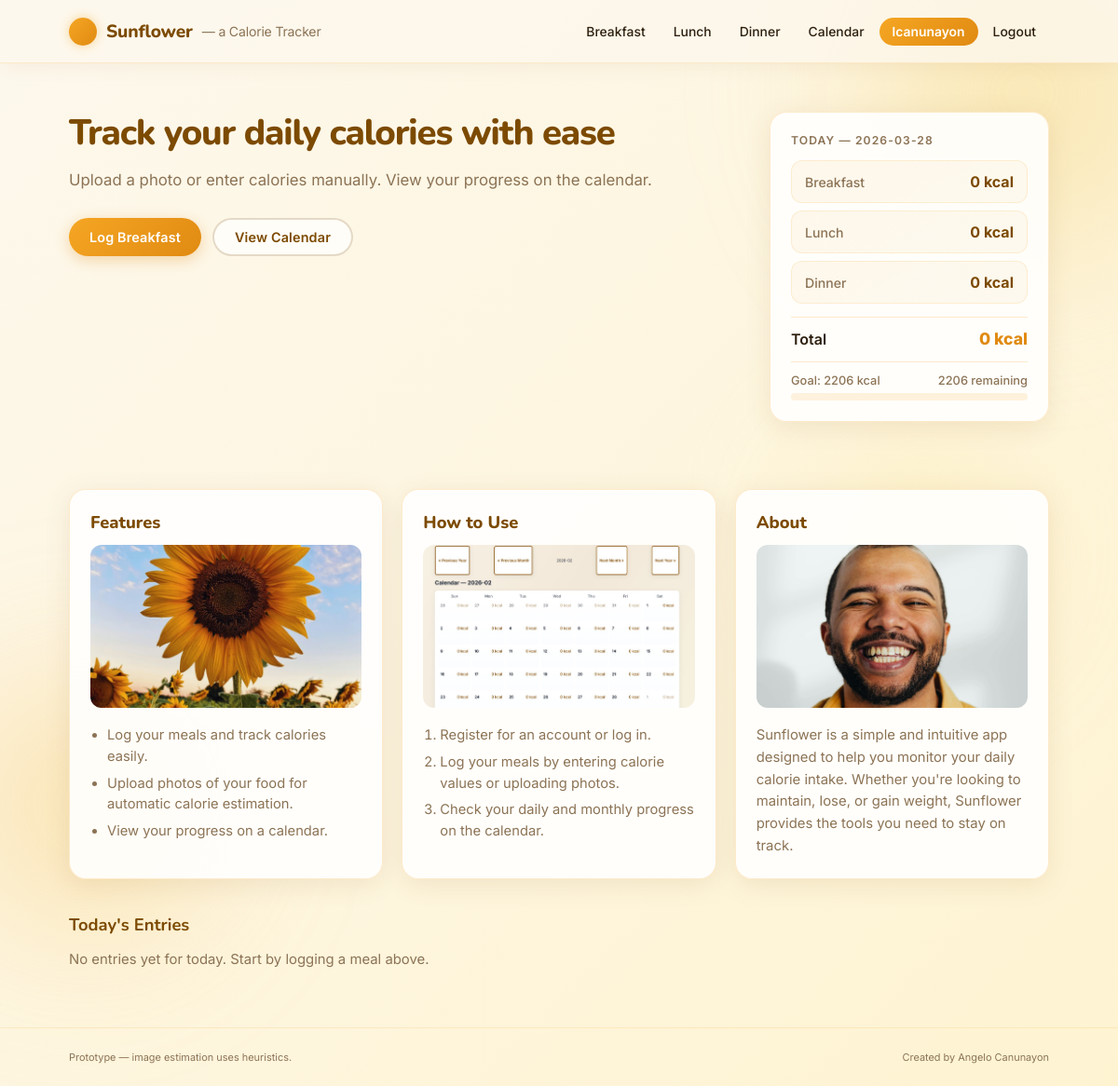
Page / (signed in) on the earlier database version.
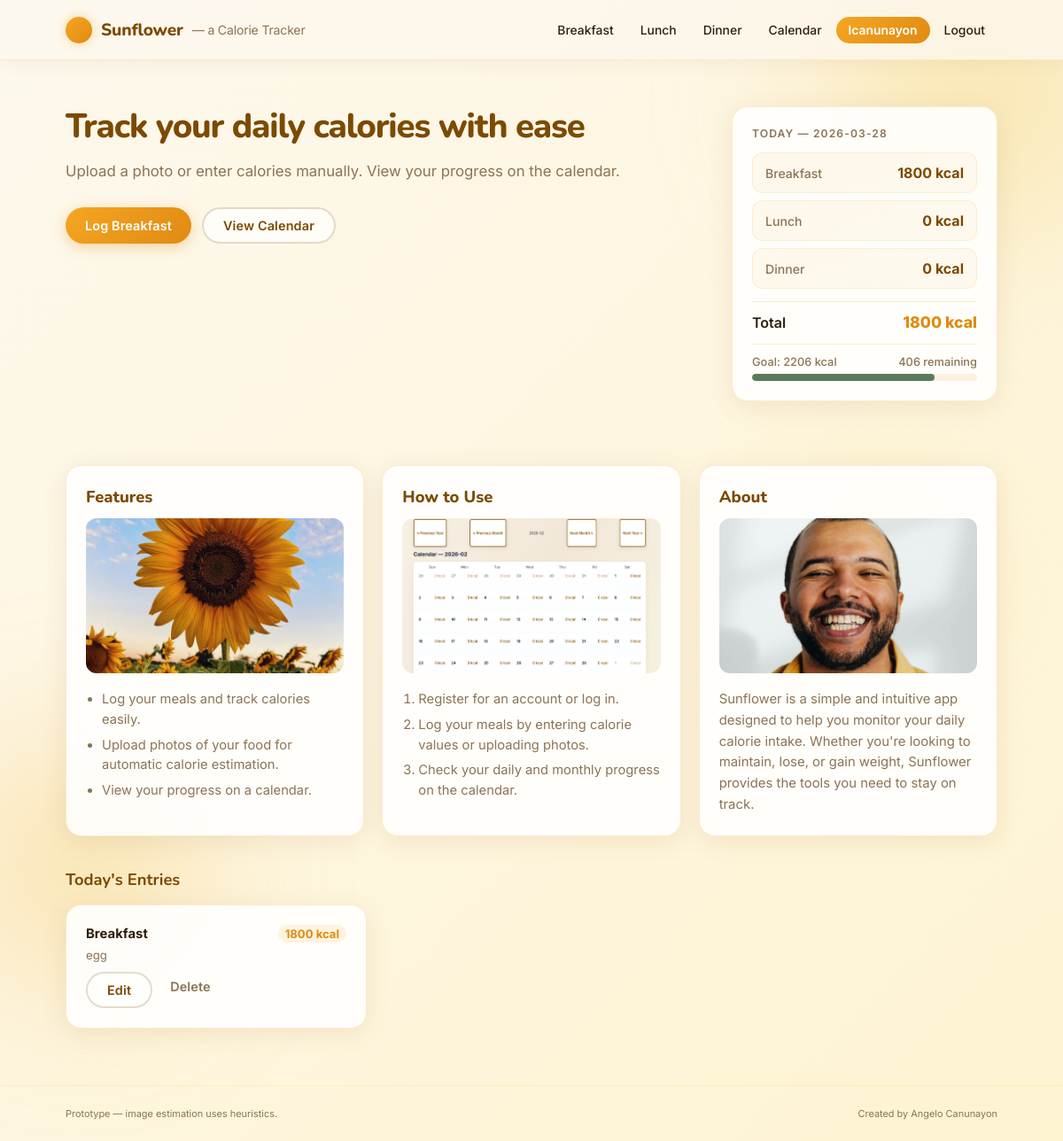
Same page on the later database version.
### models.py (models this page shows, shortened)
class User(UserMixin, db.Model):
    id = db.Column(db.Integer, primary_key=True)
    username = db.Column(db.String(80), unique=True, nullable=False)
    password_hash = db.Column(db.String(200), nullable=False)
    created_at = db.Column(db.DateTime, server_default=db.func.now())
    entries = db.relationship('Entry', backref='user', lazy=True)
    avatar_filename = db.Column(db.String(200))
    weight_kg      = db.Column(db.Float)
    height_cm      = db.Column(db.Float)
    age            = db.Column(db.Integer)
    sex            = db.Column(db.String(10))
    activity_level = db.Column(db.String(20))
    goal_type      = db.Column(db.String(20))   # 'lose' | 'maintain' | 'gain'
    calorie_goal   = db.Column(db.Integer)

class Entry(db.Model):
    id = db.Column(db.Integer, primary_key=True)
    date = db.Column(db.String(20), nullable=False)  # ISO date
    meal = db.Column(db.String(20), nullable=False)
    food_estimate = db.Column(db.String(200))
    calories = db.Column(db.Integer)
    notes = db.Column(db.Text)
    image_filename = db.Column(db.String(200))
    created_at = db.Column(db.DateTime, server_default=db.func.now())
    user_id = db.Column(db.Integer, db.ForeignKey('user.id'), nullable=True)

### app.py (the view)
@app.route('/')
@login_required
def index():
    from models import Entry
    today = datetime.date.today()
    entries = Entry.query.filter(Entry.date == today.isoformat(), Entry.user_id == current_user.id).all()
    totals = { 'breakfast': 0, 'lunch': 0, 'dinner': 0 }
    for e in entries:
        totals[e.meal] = totals.get(e.meal, 0) + (e.calories or 0)
    return render_template('index.html', date=today, totals=totals, entries=entries)

### app.py (called while the page is built)
@login_manager.user_loader
def load_user(user_id):
    from models import User
    try:
        return User.query.get(int(user_id))
    except Exception:
        return None

### templates/index.html (shortened to what this page needs)
{% extends 'base.html' %}
{% block content %}
  <section class="hero">
    <div class="hero-inner">
      <div class="hero-left">
        <h2 class="hero-title">Track your daily calories with ease</h2>
        <p class="hero-sub">Upload a photo or enter calories manually. View your progress on the calendar.</p>
        <div class="cta-row">
          <a class="btn btn-primary" href="/upload/breakfast">Log Breakfast</a>
          <a class="btn btn-outline" href="/calendar">View Calendar</a>
        </div>
      </div>
      <div class="hero-right card">
        <div class="day-summary">
          <div class="day-title">Today — {{ date.isoformat() }}</div>
          <div class="summary-grid">
            <div class="summary-item">
              <div class="label">Breakfast</div>
              <div class="value">{{ totals.breakfast }} kcal</div>
            </div>
            <div class="summary-item">
              <div class="label">Lunch</div>
              <div class="value">{{ totals.lunch }} kcal</div>
            </div>
            <div class="summary-item">
              <div class="label">Dinner</div>
              <div class="value">{{ totals.dinner }} kcal</div>
            </div>
          </div>
          <div class="summary-total">
            <span class="label">Total</span>
            <span class="value">{{ totals.breakfast + totals.lunch + totals.dinner }} kcal</span>
          </div>
          {% if current_user.calorie_goal %}
            {% set consumed = totals.breakfast + totals.lunch + totals.dinner %}
            {% set pct = [((consumed / current_user.calorie_goal) * 100)|int, 100]|min %}
            <div class="goal-progress-wrap">
              <div class="goal-progress-labels">
                <span class="muted" style="font-size:0.8rem;">Goal: {{ current_user.calorie_goal }} kcal</span>
                <span class="muted" style="font-size:0.8rem;">
                  {% if consumed > current_user.calorie_goal %}{{ consumed - current_user.calorie_goal }} over{% else %}{{ current_user.calorie_goal - consumed }} remaining{% endif %}
                </span>
              </div>
              <div class="goal-bar-wrap">
                <div class="goal-bar-fill" style="width:{{ pct }}%; background:{{ goal_bar_color(consumed, current_user.calorie_goal) }}"></div>
              </div>
            </div>
          {% endif %}
        </div>
      </div>
    </div>
  </section>
  <div class="info-sections">
    <div class="card info-card">
      <h2>Features</h2>
      <img src="/static/Assets/sunflower.avif" alt="Sunflower" class="info-image">
      <ul>
        <li>Log your meals and track calories easily.</li>
        <li>Upload photos of your food for automatic calorie estimation.</li>
        <li>View your progress on a calendar.</li>
      </ul>
    </div>
    <div class="card info-card">
      <h2>How to Use</h2>
      <img src="/static/Assets/calendarscreenshot.jpg" alt="Calendar view" class="info-image">
      <ol>
        <li>Register for an account or log in.</li>
        <li>Log your meals by entering calorie values or uploading photos.</li>
        <li>Check your daily and monthly progress on the calendar.</li>
      </ol>
    </div>
    <div class="card info-card">
      <h2>About</h2>
      <img src="/static/Assets/smilinguy.jpeg" alt="About" class="info-image">
      <p class="muted" style="font-size:0.93rem;line-height:1.6;">Sunflower is a simple and intuitive app designed to help you monitor your daily calorie intake. Whether you're looking to maintain, lose, or gain weight, Sunflower provides the tools you need to stay on track.</p>
    </div>
  </div>
  <section class="entries-section">
    <div class="section-title">Today's Entries</div>
    {% if entries %}
      <div class="entries-grid">
        {% for e in entries %}
          <article class="entry card">
            <div class="entry-body">
              <div class="entry-top">
                <div class="entry-meal">{{ e.meal.title() }}</div>
                <div class="entry-cal">{{ e.calories }} kcal</div>
              </div>
              <div class="entry-desc">{{ e.food_estimate }} {{ e.notes }}</div>
              <div class="entry-actions">
                <a class="btn btn-outline" href="/entry/{{ e.id }}/edit">Edit</a>
                <form method="post" action="/entry/{{ e.id }}/delete" onsubmit="return confirm('Delete this entry?');">
                  <button type="submit" class="btn btn-ghost">Delete</button>
                </form>
              </div>
            </div>
          </article>
        {% endfor %}
      </div>
    {% else %}
      <p class="muted">No entries yet for today. Start by logging a meal above.</p>
    {% endif %}
  </section>
{% endblock %}

### templates/base.html (shortened to what this page needs)
<!doctype html>
<html lang="en">
  <head>
    <link rel="stylesheet" href="/static/style.css">
  </head>
  <body>
    <div class="bg-orb bg-orb-2"></div>
    <div id="site-root" class="page-enter">
      <header class="site-header">
        <div class="container header-inner">
          <h1 class="brand">
            <a href="/">
              <span class="brand-sun"></span>
              Sunflower
              <span class="brand-text-sub">— a Calorie Tracker</span>
            </a>
          </h1>
          <nav class="main-nav">
            <a class="nav-link" href="/upload/breakfast">Breakfast</a>
            <a class="nav-link" href="/upload/lunch">Lunch</a>
            <a class="nav-link" href="/upload/dinner">Dinner</a>
            <a class="nav-link" href="/calendar">Calendar</a>
            {% if current_user.is_authenticated %}
              <a class="nav-link nav-user" href="/profile">{{ current_user.username }}</a>
              <a class="nav-link" href="/logout">Logout</a>
            {% else %}
              <a class="nav-link" href="/login">Login</a>
              <a class="nav-link" href="/register">Register</a>
            {% endif %}
          </nav>
        </div>
      </header>
      <main class="container">
        <div id="page-content">
          {% block content %}{% endblock %}
        </div>
      </main>
      <footer class="site-footer">
        <div class="container footer-inner">
          <small>Prototype — image estimation uses heuristics.</small>
          <small>Created by Angelo Canunayon</small>
        </div>
      </footer>
    </div>
  </body>
</html>

Differences in the rows shown:
computed for User "lcanunayon": current_user.calorie_goal-consumed "2206" → "406"
added Entry: meal "Breakfast", calories "1800", notes "egg"
Other differences:
{{ totals.breakfast }}: "0" → "1800"
{{ totals.breakfast + totals.lunch + totals.dinner }}: "0" → "1800"
text no longer shown: "No entries yet for today. Start by logging a meal above."
